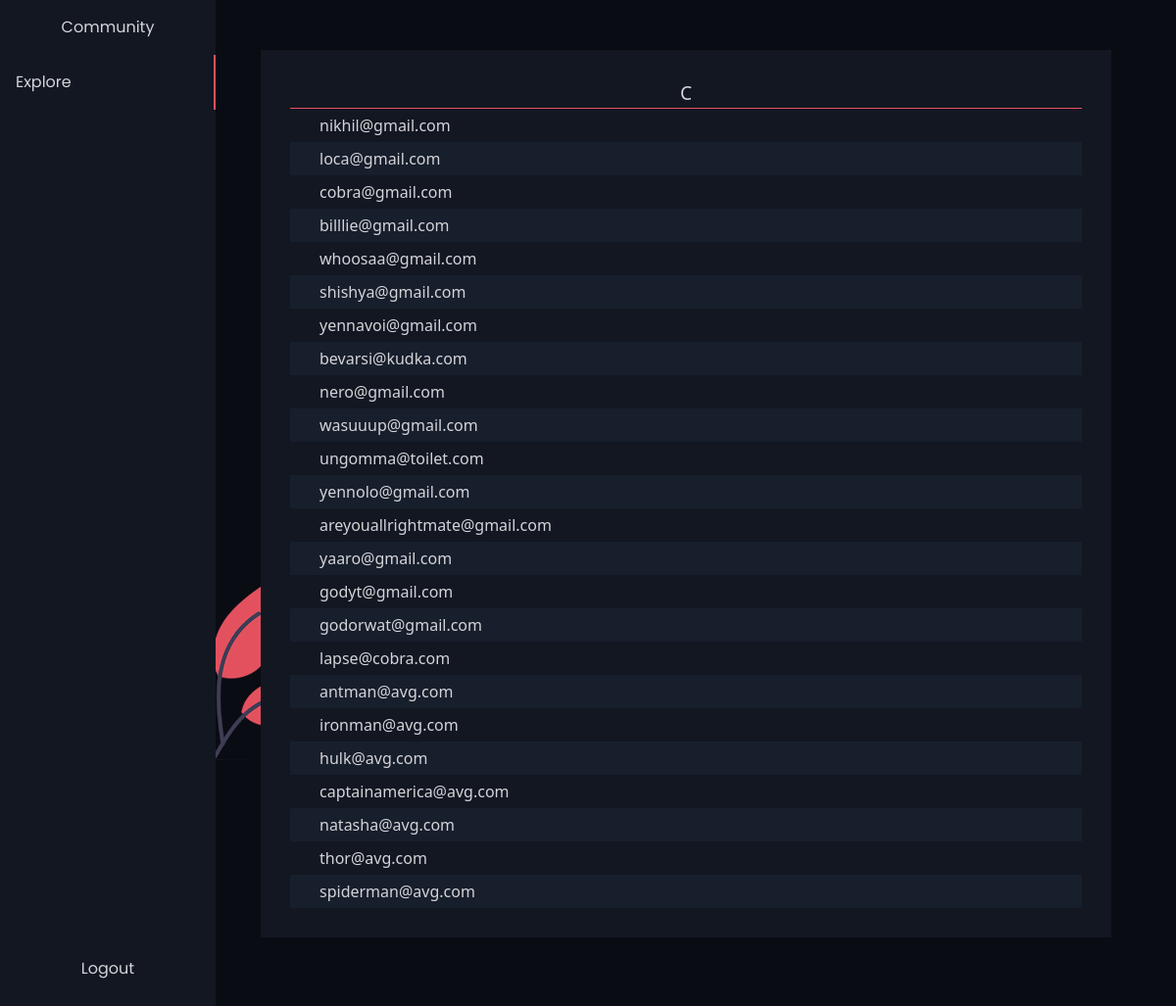
Screenshot of /sp-result?key=C (signed in) with the database file from the repository.
### tables this page shows
CREATE TABLE users(uid INTEGER PRIMARY KEY AUTOINCREMENT,email TEXT NOT NULL, hash TEXT NOT NULL);

### application.py (the view)
@app.route("/sp-result")
def sp_result():
  if not session.get("user_id"):
    return redirect("/intro")
  key = request.args.get('key')
  if key == 'C  ':
    key='C++'
  elif key == 'C ':
    key='C#'
  tid = db.execute("SELECT tid from topics WHERE topics.name=?",key)[0]["tid"]
  rows = db.execute("SELECT email from users WHERE uid in(SELECT uid from user_topic where tid=?)",tid)
  return render_template("sp-result.html",rows=rows,key=key)

### application.py (called while the page is built)
@app.after_request
def after_request(response):
    response.headers["Cache-Control"] = "no-cache, no-store, must-revalidate"
    response.headers["Expires"] = 0
    response.headers["Pragma"] = "no-cache"
    return response

### templates/sp-result.html (shortened to what this page needs)
{% extends "layout.html"%}
{% block body%}
  <div class="sidebar">
    <div class="menu">
    <a class="navbar-brand-2" href="/">Community</a>
    <a class="active" href="/explore">Explore</a>
    <a href="/logout" class="bottom">Logout</a>
    </div>
  </div>
  <div class="content">
    <div class="explore-area">
      <div class="list-block">
        <div class="list-title">{{ key }}</div>
        {% for row in rows %}
          <div class="list-item">{{ row["email"] }}</div>
        {% endfor %}
      </div>
    </div>
  </div>
{% endblock %}

### static/styles.css (style rules this page uses)
body { background-image: url("../static/images/Community-5.png"); background-repeat: no-repeat; background-attachment: fixed; background-position: center; background-size: 70%; background-color: #0a0c13; }
.sidebar { font-family: 'Poppins', sans-serif; display: flex; flex-direction: column; position: fixed; top: 0; bottom: 0; left: 0; width: 220px; overflow: visible; z-index: 10; background-color: #121722; transition: left 0.3s ease, width 0.3s ease; }
.menu { display: flex; flex-wrap: wrap; flex-direction: column; justify-content: flex-start; flex: 1; padding-bottom: 10px; overflow: hidden; }
.menu a { display: block; color: #D4D4D8; padding: 16px; text-decoration: none; transition: 0.3s; }
.menu a.active { border-right: 2px solid #E3515E; }
.menu>a:not(.bottom)+.bottom { margin-top: auto; }
.navbar-brand-2 { text-align: center; font-family: 'Poppins', sans-serif; }
.bottom { margin-top: auto; text-align: center; transition: 0.4s; }
div.content { margin-left: 200px; padding: 1px 16px; height: 1000px; }
.explore-area { padding:50px; }
.content { color: #D4D4D8; }
.list-block { background-color: #121722; width: 100%; padding:30px; margin-bottom:20px; }
.list-title { font-size: larger; width:100%; text-align: center; border-bottom: 1px solid #E3515E; }
.list-item { padding: 5px; padding-left:30px; }
.list-item:nth-of-type(odd) { background-color: #171e2c; }

### rows the page displays
users: email "nikhil@gmail.com"
users: email "loca@gmail.com"
users: email "cobra@gmail.com"
users: email "billlie@gmail.com"
users: email "whoosaa@gmail.com"
users: email "shishya@gmail.com"
users: email "yennavoi@gmail.com"
users: email "bevarsi@kudka.com"
users: email "nero@gmail.com"
users: email "wasuuup@gmail.com"
users: email "ungomma@toilet.com"
users: email "yennolo@gmail.com"
users: email "areyouallrightmate@gmail.com"
users: email "yaaro@gmail.com"
users: email "godyt@gmail.com"
users: email "godorwat@gmail.com"
users: email "lapse@cobra.com"
users: email "antman@avg.com"
users: email "ironman@avg.com"
users: email "hulk@avg.com"
users: email "captainamerica@avg.com"
users: email "natasha@avg.com"
users: email "thor@avg.com"
users: email "spiderman@avg.com"

### other values shown
{{ key }} "C"
